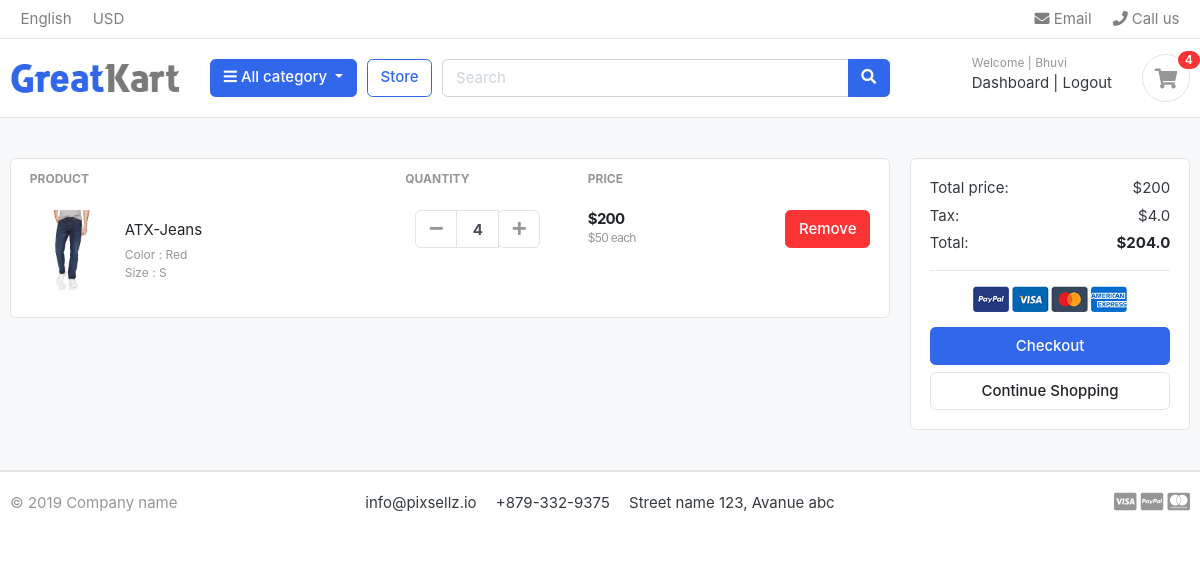
Screenshot of /carts/ (signed in) with the database file from the repository.
### accounts/models.py (models this page shows, shortened)
class Account(AbstractBaseUser):
    first_name = models.CharField(max_length=50)
    last_name = models.CharField(max_length=50)
    username = models.CharField(max_length=50,unique=True)
    email = models.EmailField(max_length=100,unique=True)
    phone_number = models.CharField(max_length=50)
    date_joined = models.DateTimeField(auto_now_add=True)
    last_login = models.DateTimeField(auto_now_add=True)
    is_admin = models.BooleanField(default=False)
    is_staff = models.BooleanField(default=False)
    is_active = models.BooleanField(default=False)
    is_superadmin = models.BooleanField(default=False)
    USERNAME_FIELD = 'email'
    REQUIRED_FIELDS = ['username' , 'first_name' , 'last_name']
    objects = MyAccountManager()

### carts/models.py (models this page shows, shortened)
class CartItem(models.Model):
    user = models.ForeignKey(Account, on_delete=models.CASCADE, null=True)
    product = models.ForeignKey(Product , on_delete=models.CASCADE)
    variations = models.ManyToManyField(Variation , blank=True)
    cart =  models.ForeignKey(Cart , on_delete=models.CASCADE, null=True)
    quantity = models.IntegerField()
    is_active = models.BooleanField(default=True)
    def sub_total(self):
        return self.product.price * self.quantity

### store/models.py (models this page shows, shortened)
class Product(models.Model):
    product_name = models.CharField(max_length=200 , unique=True)
    slug = models.SlugField(max_length=200 , unique=True)
    description = models.TextField(max_length=500, blank=True)
    price = models.IntegerField()
    images = models.ImageField(upload_to="photos/products")
    stock = models.IntegerField()
    is_available = models.BooleanField(default=True)
    category = models.ForeignKey(Category , on_delete=models.CASCADE)
    created_date = models.DateTimeField(auto_now_add=True)
    modified_date = models.DateTimeField(auto_now_add=True)
    def get_url(self):
        return reverse('product_detail',args=[self.category.slug,self.slug])

class Variation(models.Model):
    product = models.ForeignKey(Product,on_delete=models.CASCADE)
    variation_category = models.CharField(max_length=100, choices=variation_category_choice)
    variation_value = models.CharField(max_length=100)
    is_active = models.BooleanField(default=True)
    created_date = models.DateTimeField(auto_now=True)
    objects = VariationManager()

### carts/views.py (the view)
# urls.py: path("",views.cart  , name="cart"),
def cart(request , total = 0, quantity = 0, cart_items = None):
    try:
        tax = 0
        grand_total = 0
        if request.user.is_authenticated:
            cart_items = CartItem.objects.filter(user=request.user, is_active = True)
        else:
            cart = Cart.objects.get(cart_id=_cart_id(request))
            cart_items = CartItem.objects.filter(cart = cart , is_active = True)
        for cart_item in cart_items:
            total += (cart_item.product.price * cart_item.quantity)
            quantity += cart_item.quantity
        tax = (2 * total) / 100
        grand_total = tax + total
    except Cart.DoesNotExist:
         cart_items = []
    context = {
        'total' : total,
        'quantity' : quantity,
        'cart_items' : cart_items,
        'tax' : tax,
        'grand_total' : grand_total
    }
    return render(request , "store/cart.html" , context)

### carts/context_processors.py (called while the page is built)
def counter(request):
    cart_count = 0
    if 'admin' in request.path:
        []
    else:
        try:
            cart = Cart.objects.filter(cart_id=_cart_id(request))
            if request.user.is_authenticated:
                cart_items = CartItem.objects.all().filter(user=request.user)
            else:
                cart_items = CartItem.objects.all().filter(cart=cart[:1])
            for cart_item in cart_items:
                cart_count += cart_item.quantity
        except Cart.DoesNotExist:
            cart_count = 0
    return dict(cart_count=cart_count)

### carts/views.py (called while the page is built)
def _cart_id(request):
    cart = request.session.session_key
    if not cart:
        request.session.create()
        cart = request.session.session_key
    return cart

### category/context_processors.py (called while the page is built)
def menu_links(request):
    links = Category.objects.all()
    return dict(links=links)

### category/models.py (called while the page is built)
    def get_url(self):
        return reverse('products_by_category', args=[self.slug])

### templates/store/cart.html (shortened to what this page needs)
{% extends "base.html" %}
{% load static %}
{% block content %}
<section class="section-content padding-y bg">
<div class="container">
{% if not cart_items %}
<h2 class="text-center">Your shopping cart is Empty</h2>
<br>
<div class = "text-center">
	<a href="{% url 'store' %}" class="btn btn-primary">Continue shopping</a>
</div>
</br>
{% else %}
<div class="row">
	<aside class="col-lg-9">
<div class="card">
<table class="table table-borderless table-shopping-cart">
<thead class="text-muted">
<tr class="small text-uppercase">
  <th scope="col">Product</th>
  <th scope="col" width="120">Quantity</th>
  <th scope="col" width="120">Price</th>
  <th scope="col" class="text-right" width="200"> </th>
</tr>
</thead>
<tbody>
	{% for item in cart_items %}
<tr>
	<td>
		<figure class="itemside align-items-center">
			<div class="aside"><img src="{{ item.product.images.url }}" class="img-sm"></div>
			<figcaption class="info">
				<a href="{{ item.product.get_url }}" class="title text-dark">{{ item.product.product_name }}</a>
				<p class="text-muted small">
					{% if item.variations.all %}
					{% for i in item.variations.all %}
					{{ i.variation_category | capfirst }} : {{ i.variation_value | capfirst }} <br>
					{% endfor %}
					{% endif %}
				</p>
			</figcaption>
		</figure>
	</td>
	<td>
					<div class="col">
						<div class="input-group input-spinner">
							<div class="input-group-prepend">
							<a href="{% url 'remove_cart' item.product.id item.id %}"class="btn btn-light" type="button" id="button-plus"> <i class="fa fa-minus"></i> </a>
							</div>
							<input type="text" class="form-control"  value="{{ item.quantity }}">
							<div class="input-group-append">
								<form action="{% url 'add_cart' item.product.id %}" method="POST">
							<button class="btn btn-light" type="submit" id="button-minus"> <i class="fa fa-plus"></i> </button>
								</form>
							</div>
						</div>
					</div>
	</td>
	<td>
		<div class="price-wrap">
			<var class="price">${{ item.sub_total }}</var>
			<small class="text-muted"> ${{ item.product.price }} each </small>
		</div>
	</td>
	<td class="text-right">
	<a href="{% url 'remove_cart_item' item.product.id item.id %}" onclick="return confirm('Are you sure you want to delete this item ?')" class="btn btn-danger"> Remove</a>
	</td>
</tr>
{% endfor %}
</tbody>
</table>
</div>
	</aside>
	<aside class="col-lg-3">
		<div class="card">
		<div class="card-body">
			<dl class="dlist-align">
			  <dt>Total price:</dt>
			  <dd class="text-right">${{ total }}</dd>
			</dl>
			<dl class="dlist-align">
			  <dt>Tax:</dt>
			  <dd class="text-right"> ${{ tax }}</dd>
			</dl>
			<dl class="dlist-align">
			  <dt>Total:</dt>
			  <dd class="text-right text-dark b"><strong>${{ grand_total }}</strong></dd>
			</dl>
			<hr>
			<p class="text-center mb-3">
				<img src="{% static "./images/misc/payments.png" %}" height="26">
			</p>
			<a href="{% url 'checkout' %}" class="btn btn-primary btn-block"> Checkout </a>
			<a href="{% url 'store' %}" class="btn btn-light btn-block">Continue Shopping</a>
		</div>
		</div>
</aside>
</div>
{% endif %}
</div>
</section>
{% endblock  %}

### templates/includes/navbar.html (shortened to what this page needs)
{% load static %}
<header class="section-header">
<nav class="navbar p-md-0 navbar-expand-sm navbar-light border-bottom">
<div class="container">
  <div class="collapse navbar-collapse" id="navbarTop4">
    <ul class="navbar-nav mr-auto">
    	<li class="nav-item dropdown">
		 	<a href="#" class="nav-link">   English </a>
		</li>
		<li class="nav-item dropdown">
			<a href="#" class="nav-link"> USD </a>
		</li>
    </ul>
    <ul class="navbar-nav">
		<li><a href="#" class="nav-link"> <i class="fa fa-envelope"></i> Email </a></li>
		<li><a href="#" class="nav-link"> <i class="fa fa-phone"></i> Call us </a></li>
	</ul>
  </div>
</div>
</nav>
<section class="header-main border-bottom">
	<div class="container">
<div class="row align-items-center">
	<div class="col-lg-2 col-md-3 col-6">
		<a href="{% url 'home' %}" class="brand-wrap">
			<img class="logo" src="{% static "./images/logo.png" %}">
		</a>
	</div>
	<div class="col-lg col-sm col-md col-6 flex-grow-0">
		<div class="category-wrap dropdown d-inline-block float-right">
			<button type="button" class="btn btn-primary dropdown-toggle" data-toggle="dropdown">
				<i class="fa fa-bars"></i> All category
			</button>
		</div>
	</div>
	<a href="{% url 'store' %}" class="btn btn-outline-primary">Store</a>
	<div class="col-lg  col-md-6 col-sm-12 col">
		<form action="{% url 'search' %}" class="search" method='GET'>
			<div class="input-group w-100">
			    <input type="text" class="form-control" style="width:60%;" placeholder="Search" name='keyword'>
			    <div class="input-group-append">
			      <button class="btn btn-primary" type="submit">
			        <i class="fa fa-search"></i>
			      </button>
			    </div>
		    </div>
		</form>
	</div>
	<div class="col-lg-3 col-sm-6 col-8 order-2 order-lg-3">
				<div class="d-flex justify-content-end mb-3 mb-lg-0">
					{% if user.id is None %}
					<div class="widget-header">
						<small class="title text-muted">Welcome guest!</small>
						<div>
							<a href="{% url 'login' %}">Sign in</a> <span class="dark-transp"> | </span>
							<a href="{% url 'register' %}"> Register</a>
						</div>
					</div>
					{% else %}
					<div class="widget-header">
						<small class="title text-muted">Welcome | {{user.first_name}}</small>
						<div>
							<a href="{% url 'dashboard' %}"> Dashboard </a> <span class="dark-transp"> | </span>
							<a href="{% url 'logout' %}"> Logout </a>
						</div>
					</div>
					{% endif %}
					<a href="{% url 'cart' %}" class="widget-header pl-3 ml-3">
						<div class="icon icon-sm rounded-circle border"><i class="fa fa-shopping-cart"></i></div>
						<span class="badge badge-pill badge-danger notify">{{cart_count}}</span>
					</a>
				</div>
			</div>
</div>
	</div>
</section>
</header>

### static/css/ui.css (style rules this page uses)
html { font-family: "Inter", sans-serif; font-size: 15px; }
.price-wrap { letter-spacing: -0.7px; }
.icon-xs, .icon-sm, .icon-md, .icon-lg { display: inline-block; text-align: center; flex-shrink: 0; flex-grow: 0; }
.icon-sm { width: 48px; height: 48px; line-height: 48px !important; font-size: 20px; }
.img-xs, .img-sm, .img-md, .img-lg { -o-object-fit: cover; object-fit: cover; flex-shrink: 0; flex-grow: 0; }
.img-sm { width: 80px; height: 80px; }
.padding-y { padding-top: 40px; padding-bottom: 40px; }
var { font-style: normal; }
figure { margin-bottom: 0; }
.bg { background-color: #f8f9fa; }
.b { font-weight: 600; }
p:last-child { margin-bottom: 0; }
.header-main { position: relative; padding-top: 1rem; padding-bottom: 1rem; }
.brand-wrap .logo, .navbar-brand .logo { margin-right: 7px; max-height: 42px; display: inline-block; }
.widget-header { display: inline-block; vertical-align: middle; position: relative; }
.widget-header a { color: #343a40; }
.widget-header i { color: #969696; }
.widget-header .title { display: block; }
.widget-header .notify { position: absolute; top: -3px; right: -10px; }
.btn-light { background-color: #fff; border-color: #e4e4e4; }
.btn-light i { color: #969696; }
.itemside { position: relative; display: flex; width: 100%; }
.itemside .aside { position: relative; flex-shrink: 0; }
.itemside .info { padding-left: 15px; padding-right: 7px; }
.itemside p { margin-bottom: 0; }
.itemside .title { display: block; margin-bottom: 5px; color: #212529; }
[class*=dlist-] { margin-bottom: 5px; }
[class*=dlist-] dd { margin-bottom: 0; }
.dlist-align { display: flex; }
.dlist-align dt { width: 150px; word-wrap: break-word; font-weight: normal; }
.dlist-align dd { flex-grow: 1; }
.notify { position: absolute; top: -4px; right: -10px; display: inline-block; padding: 0.25em 0.6em; font-size: 12px; line-height: 1; text-align: center; border-radius: 3rem; color: #fff; background-color: #fa3434; }
.price { font-weight: 600; color: #212529; }
.input-spinner { width: 125px; flex-wrap: nowrap; display: inline-flex; vertical-align: middle; }
.input-spinner input.form-control { text-align: center; max-width: 46px; font-weight: bold; flex-basis: 46px; border-color: #e4e4e4; flex-grow: 0; }
.input-spinner .btn { width: 42px; text-align: center; padding-left: 0.5rem; padding-right: 0.5rem; }
.table-shopping-cart.table td, .table-shopping-cart.table th { padding-left: 1.25rem; padding-right: 1.25rem; }
.table-shopping-cart .price-wrap { line-height: 1.2; }
.table-shopping-cart .price { font-weight: bold; margin-right: 5px; display: block; }

### rows the page displays
Account: first_name "Bhuvi"
CartItem: product.images (picture), product.product_name "ATX-Jeans", quantity "4", sub_total "200", product.price "50"
Variation: variation_category "Color", variation_value "Red"
Variation: variation_category "Size", variation_value "S"

### other values shown
{{ cart_count }} "4"
{{ total }} "200"
{{ tax }} "4.0"
{{ grand_total }} "204.0"
